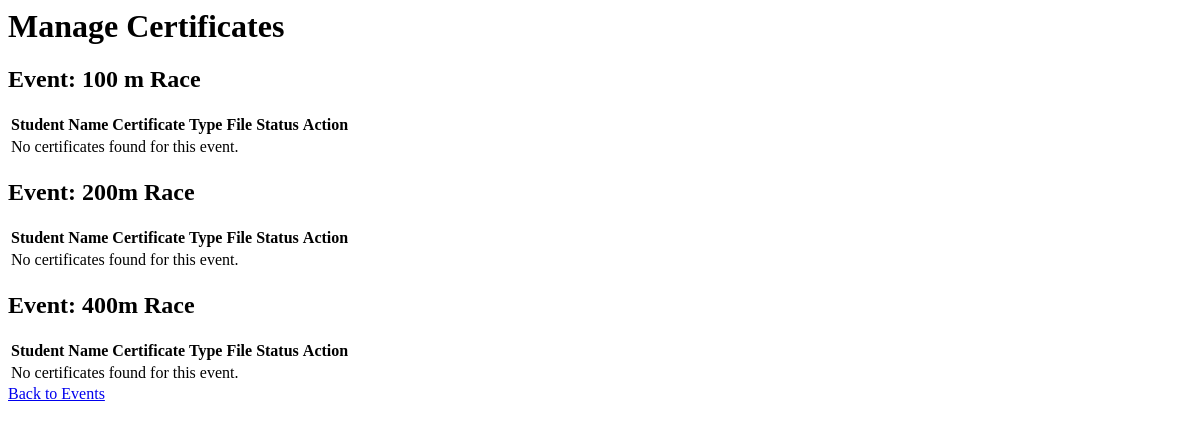
/coordinator/manage_certificates/ (signed in), run on an earlier commit of the app's database.
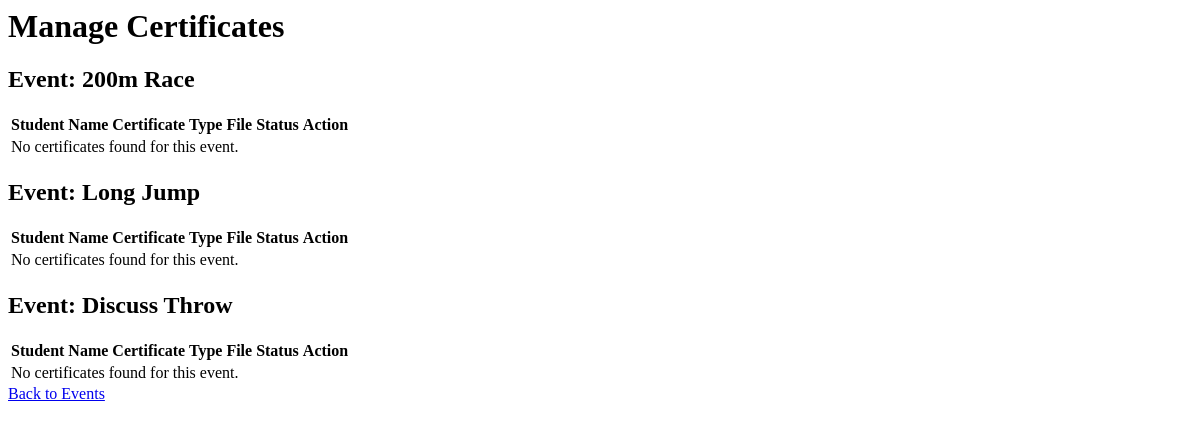
And on a later commit of the database.
### admin_panel/models.py (models this page shows, shortened)
class SportEvent(models.Model):
    title = models.CharField(max_length=255)
    description = models.TextField()
    date = models.DateField()
    time = models.TimeField()
    location = models.CharField(max_length=255)
    sport_type = models.CharField(max_length=50)
    remarks = models.TextField(blank=True, null=True)
    coordinator = models.ForeignKey(Coordinator, on_delete=models.CASCADE)

### coordinator/views.py (the view)
# urls.py: path('manage_certificates/', views.manage_certificates_view, name='manage_certificates'),
def manage_certificates_view(request):
    current_coordinator = request.user.coordinator  # or however you access the logged-in coordinator
    assigned_events = CoordinatorAssignedEvent.objects.filter(coordinator=current_coordinator)
    event_certificates = {}
    for assigned_event in assigned_events:
        event = assigned_event.sport_event  # Access the SportEvent instance
        certificates = Certificate.objects.filter(event=event)
        event_certificates[event] = certificates  # Store in dictionary
    return render(request, 'coordinator/manage_certificates.html', {
        'event_certificates': event_certificates,
    })

### coordinator/templates/coordinator/manage_certificates.html
<div class="container">
    <h1>Manage Certificates</h1>
    {% if event_certificates %}
        {% for event, certificates in event_certificates.items %}
            <h2>Event: {{ event.title }}</h2>
            <table class="table table-striped">
                <thead>
                    <tr>
                        <th>Student Name</th>
                        <th>Certificate Type</th>
                        <th>File</th>
                        <th>Status</th>
                        <th>Action</th>
                    </tr>
                </thead>
                <tbody>
                    {% for certificate in certificates %}
                        <tr>
                            <td>{{ certificate.student.student.full_name }}</td>
                            <td>{{ certificate.certificate_type }}</td>
                            <td>
                                {% if certificate.file %}
                                    <a href="{{ certificate.file.url }}" target="_blank">Download</a>
                                {% else %}
                                    N/A
                                {% endif %}
                            </td>
                            <td>{{ certificate.status }}</td>
                            <td>
                                {% if certificate.status == 'pending' %}
                                    <form action="{% url 'approve_certificate' certificate.id %}" method="post" style="display:inline;">
                                        {% csrf_token %}
                                        <button type="submit" class="btn btn-success btn-sm">Approve</button>
                                    </form>
                                    <form action="{% url 'reject_certificate' certificate.id %}" method="post" style="display:inline;">
                                        {% csrf_token %}
                                        <button type="submit" class="btn btn-danger btn-sm">Reject</button>
                                    </form>
                                {% else %}
                                    <span class="text-muted">N/A</span>
                                {% endif %}
                            </td>
                        </tr>
                    {% empty %}
                        <tr>
                            <td colspan="5" class="text-center">No certificates found for this event.</td>
                        </tr>
                    {% endfor %}
                </tbody>
            </table>
        {% endfor %}
    {% else %}
        <p>No assigned events or certificates found.</p>
    {% endif %}
    <a href="{% url 'manage_events' %}" class="btn btn-primary">Back to Events</a>
</div>

What changed in the data, as far as the page shows it:
removed SportEvent: title "100 m Race"
no longer on this page (row edited): SportEvent: title "400m Race"
added SportEvent: title "Long Jump"
added SportEvent: title "Discuss Throw"
